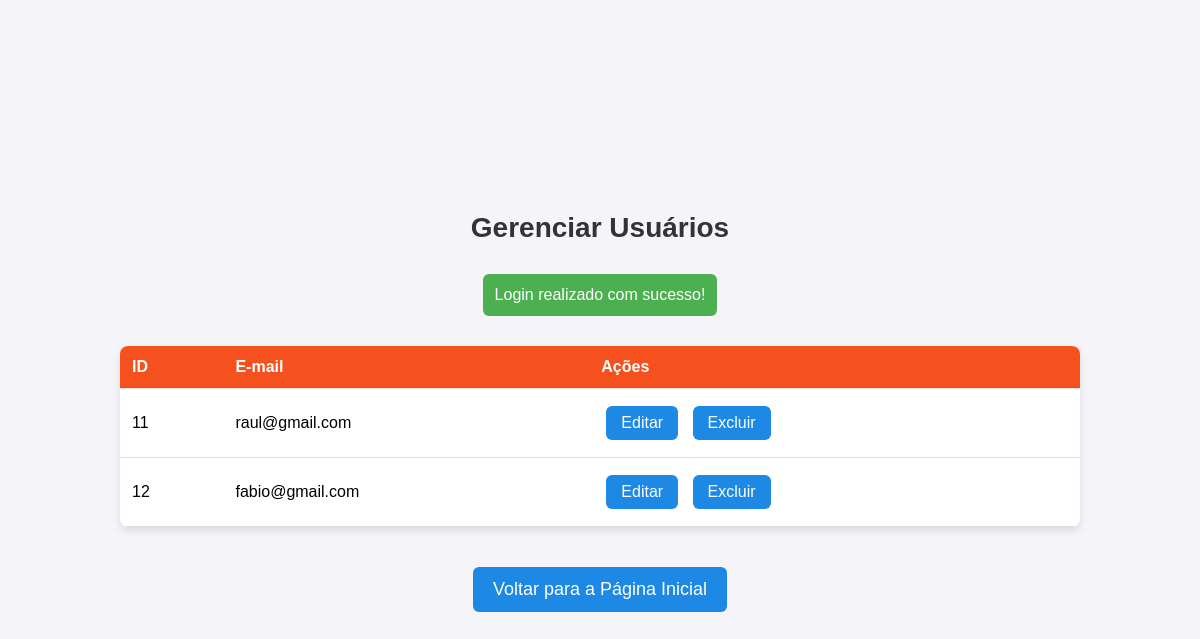
/admin/gerenciar_usuarios.php (signed in), run on the app's committed database.
### tables this page shows
CREATE TABLE `clientes` (
  `id` int(11) NOT NULL,
  `email` varchar(255) NOT NULL,
  `senha` varchar(255) NOT NULL,
  `created_at` timestamp NOT NULL DEFAULT current_timestamp(),
  `criado_em` timestamp NOT NULL DEFAULT current_timestamp()
);

### admin/gerenciar_usuarios.php (the view, shortened to what this page needs)
<?php
include('../includes/conexao.php');
$stmt = $pdo->query("SELECT * FROM clientes");
$usuarios = $stmt->fetchAll();
?>
<!DOCTYPE html>
<html lang="pt-br">
<head>
</head>
<body>
<h2>Gerenciar Usuários</h2>
<?php
if (isset($_SESSION['success'])) {
    echo "<div class='alert alert-success'>".$_SESSION['success']."</div>";
}
?>
<table>
    <tr>
        <th>ID</th>
        <th>E-mail</th>
        <th>Ações</th>
    </tr>
    <?php foreach ($usuarios as $usuario): ?>
        <tr>
            <td><?php echo htmlspecialchars($usuario['id']); ?></td>
            <td><?php echo htmlspecialchars($usuario['email']); ?></td>
            <td>
                <a href="editar_usuario.php?id=<?php echo $usuario['id']; ?>" class="button">Editar</a>
                <a href="gerenciar_usuarios.php?excluir_id=<?php echo $usuario['id']; ?>" class="button" onclick="return confirm('Tem certeza que deseja excluir este usuário?')">Excluir</a>
            </td>
        </tr>
    <?php endforeach; ?>
</table>
<a href="index.php" class="back-button">Voltar para a Página Inicial</a>
</body>
</html>

### admin/gerenciar_usuarios.php (style rules this page uses)
body { font-family: Arial, sans-serif; background-color: #f4f4f9; margin: 0; padding: 0; display: flex; justify-content: center; align-items: center; height: 100vh; flex-direction: column; }
h2 { text-align: center; color: #333; font-size: 28px; margin-bottom: 20px; }
table { width: 80%; border-collapse: collapse; margin: 20px 0; background-color: #fff; box-shadow: 0 4px 8px rgba(0, 0, 0, 0.1); border-radius: 8px; overflow: hidden; }
th, td { padding: 12px; text-align: left; border-bottom: 1px solid #ddd; }
th { background-color: #f4511e; color: white; }
.button { padding: 8px 15px; background-color: #1E88E5; color: white; border-radius: 6px; text-decoration: none; font-size: 16px; margin: 5px; display: inline-block; transition: background-color 0.3s ease, transform 0.2s ease; }
.back-button { display: inline-block; padding: 12px 20px; background-color: #1E88E5; color: white; border-radius: 6px; text-decoration: none; font-size: 18px; margin-top: 20px; transition: background-color 0.3s ease, transform 0.2s ease; }
.alert { padding: 12px; margin: 10px 0; border-radius: 6px; font-size: 16px; text-align: center; }
.alert-success { background-color: #4CAF50; color: white; }

### data on the page
clientes: id "11", email "raul@gmail.com"
clientes: id "12", email "fabio@gmail.com"

### other printed values
$_SESSION['success'] "Login realizado com sucesso!"
